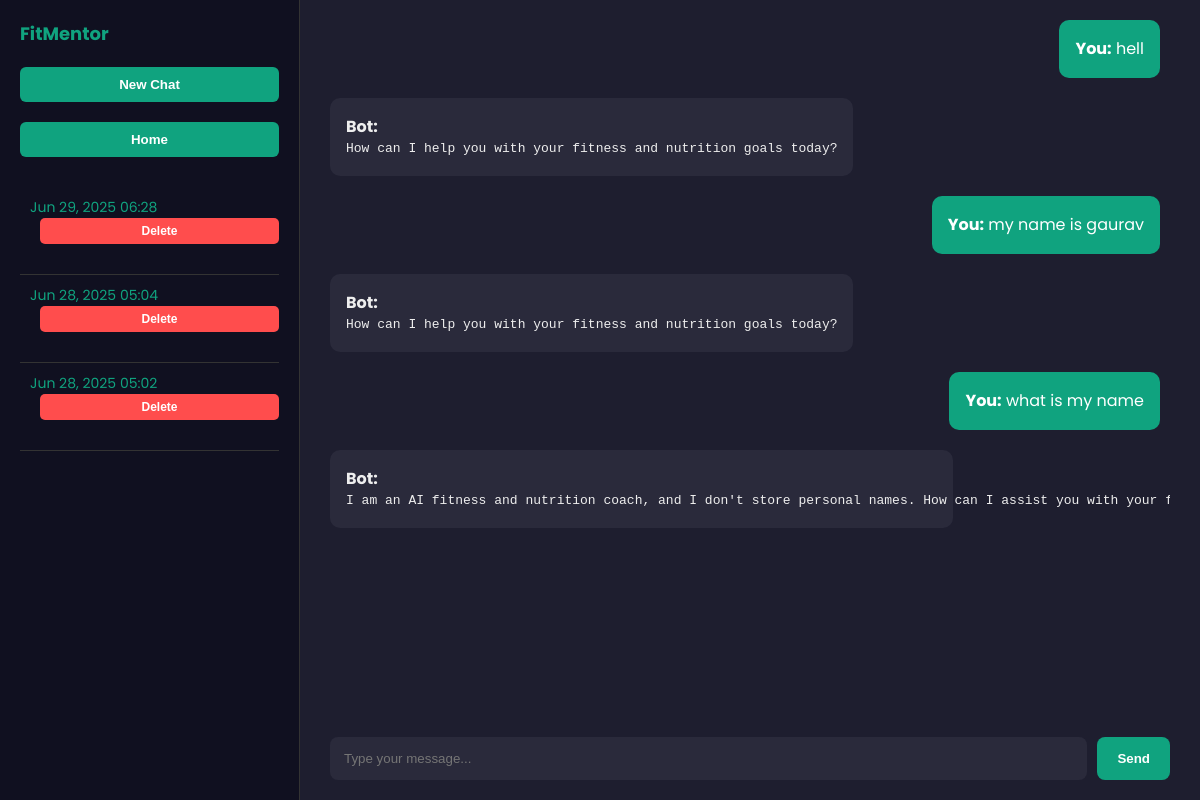
The page /chatbot/5/ (signed in) on the database its author committed.
### backoffice_engine/models.py (models this page shows, shortened)
class Conversation(models.Model):
    user = models.ForeignKey(User, on_delete=models.CASCADE, related_name='conversations')
    title = models.CharField(max_length=255, blank=True)
    created_at = models.DateTimeField(auto_now_add=True)

class ChatHistory(models.Model):
    user = models.ForeignKey(User, on_delete=models.CASCADE)
    conversation = models.ForeignKey(Conversation, on_delete=models.CASCADE, related_name='messages')
    message = models.TextField()
    response = models.TextField()
    timestamp = models.DateTimeField(auto_now_add=True)

### backoffice_engine/views.py (the view, shortened to what this page needs)
# urls.py: path("chatbot/", views.chat_view, name="chatbot"),
@session_login_required
@bmi_required
def chat_view(request, conversation_id=None):
    user_id = request.session.get("id")
    if not user_id:
        return redirect('login')
    user = User.objects.get(id=user_id)
    conversation = None
    if conversation_id:
        conversation = get_object_or_404(Conversation, id=conversation_id, user=user)
    conversations = Conversation.objects.filter(user=user).order_by('-created_at')
    chat_history = []
    if conversation:
        chat_history = ChatHistory.objects.filter(conversation=conversation).order_by("timestamp")
    return render(request, "chatbot.html", {
        "conversations": conversations,        "chat_history": chat_history,
        "current_conversation": conversation,
    })

### backoffice_engine/template/chatbot.html (shortened to what this page needs)
<!DOCTYPE html>
<html lang="en">
<head>
</head>
<body>
<div class="sidebar">
  <h2>FitMentor</h2>
  <button onclick="location.href='{% url 'new_chat' %}'">New Chat</button>
  <button onclick="location.href='/index/'">Home</button>
<ul class="chat-history">
  {% for conv in conversations %}
    <li>
      <a href="{% url 'chatbot_conv' conv.id %}" class="conv-link">
        {{ conv.title|default:conv.created_at|date:"M d, Y H:i" }}
      </a>
      <form action="{% url 'delete_conversation' conv.id %}"
            method="POST" style="display:inline;">
        <button type="submit" class="delete-btn">
          Delete
        </button>
      </form>
    </li>
  {% endfor %}
</ul>
</div>
<div class="main">
  <div class="chat-box">
    {% for chat in chat_history %}
      <div class="message-wrapper">
        <div class="chat-message user"><strong>You:</strong> {{ chat.message }}</div>
        <div class="chat-message bot"><strong>Bot:</strong> <pre>{{ chat.response }}</pre></div>
      </div>
    {% empty %}
      <p>No messages in this conversation yet.</p>
    {% endfor %}
  </div>
  <form method="POST">
    <input type="text" name="message" placeholder="Type your message..." required>
    <button type="submit">Send</button>
  </form>
</div>
</body>
</html>

### backoffice_engine/template/chatbot.html (style rules this page uses)
* { box-sizing: border-box; margin: 0; padding: 0; }
html, body { height: 100%; font-family: 'Poppins', sans-serif; background-color: #1e1e2f; color: #f5f5f5; overflow: hidden; }
body { display: flex; }
.sidebar { width: 300px; background-color: #101020; padding: 20px; display: flex; flex-direction: column; justify-content: space-between; border-right: 1px solid #333; }
.sidebar h2 { font-size: 18px; margin-bottom: 20px; color: #10a37f; }
.sidebar button { background-color: #10a37f; border: none; padding: 10px; color: white; font-weight: 600; border-radius: 6px; cursor: pointer; margin-bottom: 20px; transition: background 0.3s; width: 100%; }
.chat-history { flex-grow: 1; overflow-y: auto; margin-top: 10px; }
.chat-history li { padding: 10px; font-size: 14px; border-bottom: 1px solid #333; cursor: pointer; }
.main { flex: 1; display: flex; flex-direction: column; padding: 20px 30px; overflow: hidden; }
.chat-box { flex-grow: 1; overflow-y: auto; padding-right: 10px; margin-bottom: 20px; }
.chat-message { margin-bottom: 20px; padding: 16px; border-radius: 10px; line-height: 1.6; max-width: 75%; }
.user { align-self: flex-end; background-color: #10a37f; color: white; }
.bot { align-self: flex-start; background-color: #2a2a3b; color: #eee; }
.message-wrapper { display: flex; flex-direction: column; }
form { display: flex; gap: 10px; }
input[type="text"] { flex: 1; padding: 14px; border-radius: 8px; border: none; background-color: #2a2a3b; color: #fff; }
button[type="submit"] { padding: 14px 20px; background-color: #10a37f; color: white; border: none; border-radius: 8px; font-weight: 600; cursor: pointer; transition: background 0.3s; }
.sidebar .delete-btn { margin-left: 10px; padding: 6px 12px; background-color: #ff4d4d; border: none; border-radius: 5px; color: white; font-size: 12px; cursor: pointer; transition: background 0.2s; }
.sidebar .conv-link { color: #10a37f; text-decoration: none; }

### rows shown on the page
Conversation: title "Jun 29, 2025 06:28"
Conversation: title "Jun 28, 2025 05:04"
Conversation: title "Jun 28, 2025 05:02"
ChatHistory: message "hell", response "How can I help you with your fitness and nutrition goals today?"
ChatHistory: message "my name is gaurav", response "How can I help you with your fitness and nutrition goals today?"
ChatHistory: message "what is my name", response "I am an AI fitness and nutrition coach, and I don't store personal names. How can I assist you with your…"
